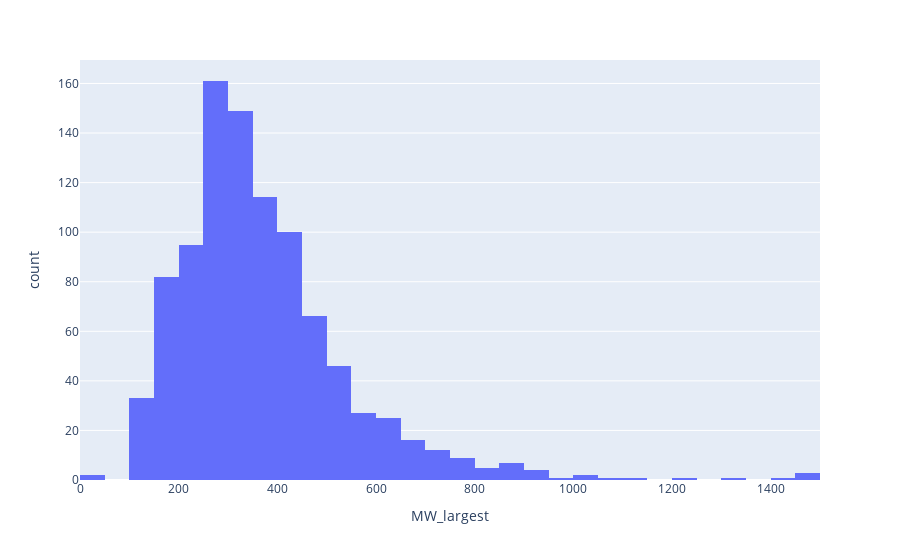

The notebook cell saved with this chart:
### Code cell
import plotly.express as px

px.histogram(df_csd, x='MW_largest')

### Figure 1 — Plotly figure (JSON) as saved in the notebook; plotly's stock layout.template omitted (floating-point values rounded to 4 significant figures; data arrays with more than 128 entries replaced by an {"elided": "..."} marker saying what was removed)
{"data": [{"alignmentgroup": "True", "bingroup": "x", "hovertemplate": "MW_largest=%{x}<br>count=%{y}<extra></extra>", "legendgroup": "", "marker": {"color": "#636efa", "pattern": {"shape": ""}}, "name": "", "offsetgroup": "", "orientation": "v", "showlegend": false, "type": "histogram", "x": {"elided": "964 float values"}, "xaxis": "x", "yaxis": "y"}], "layout": {"barmode": "relative", "legend": {"tracegroupgap": 0}, "margin": {"t": 60}, "xaxis": {"anchor": "y", "domain": [0, 1], "title": {"text": "MW_largest"}}, "yaxis": {"anchor": "x", "domain": [0, 1], "title": {"text": "count"}}}}
